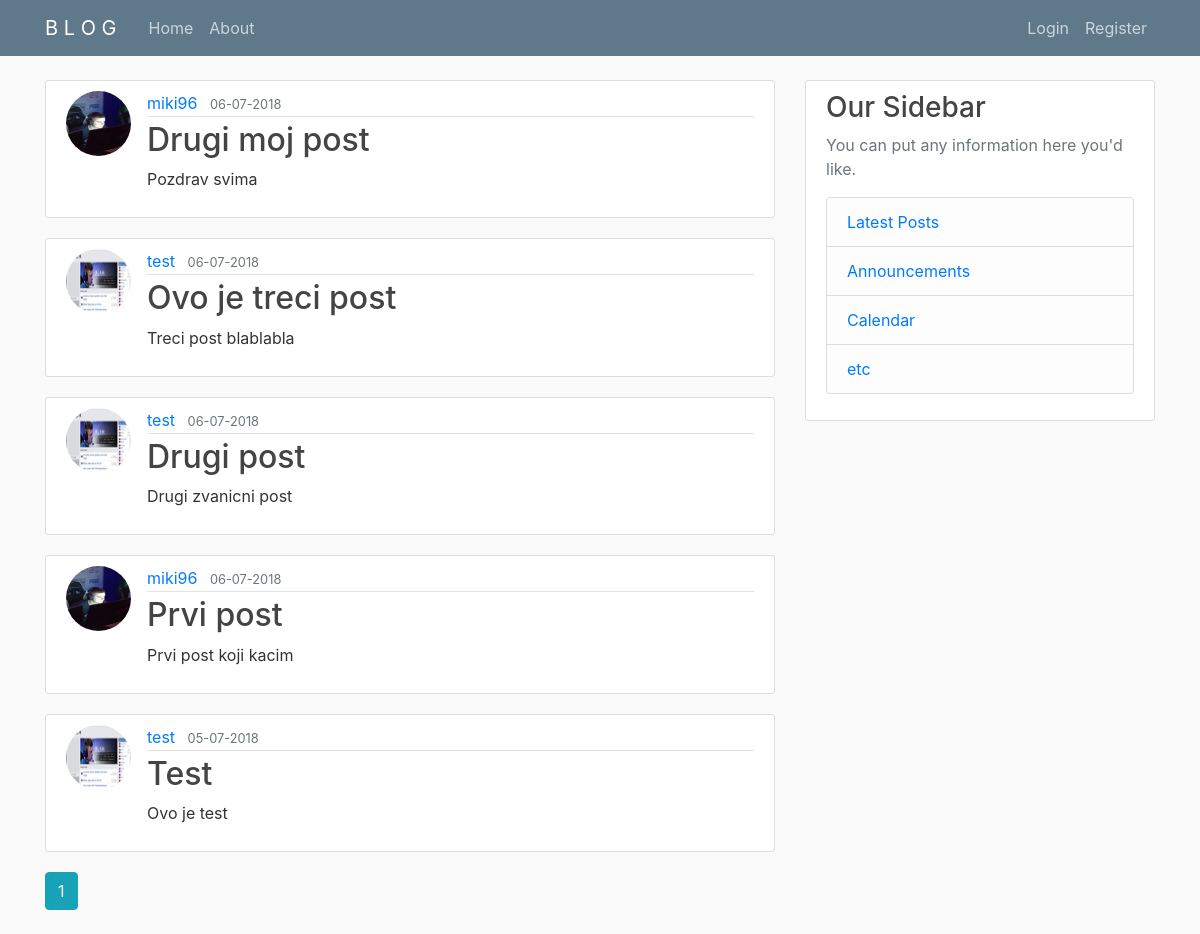
/home, run on an earlier commit of the app's database.
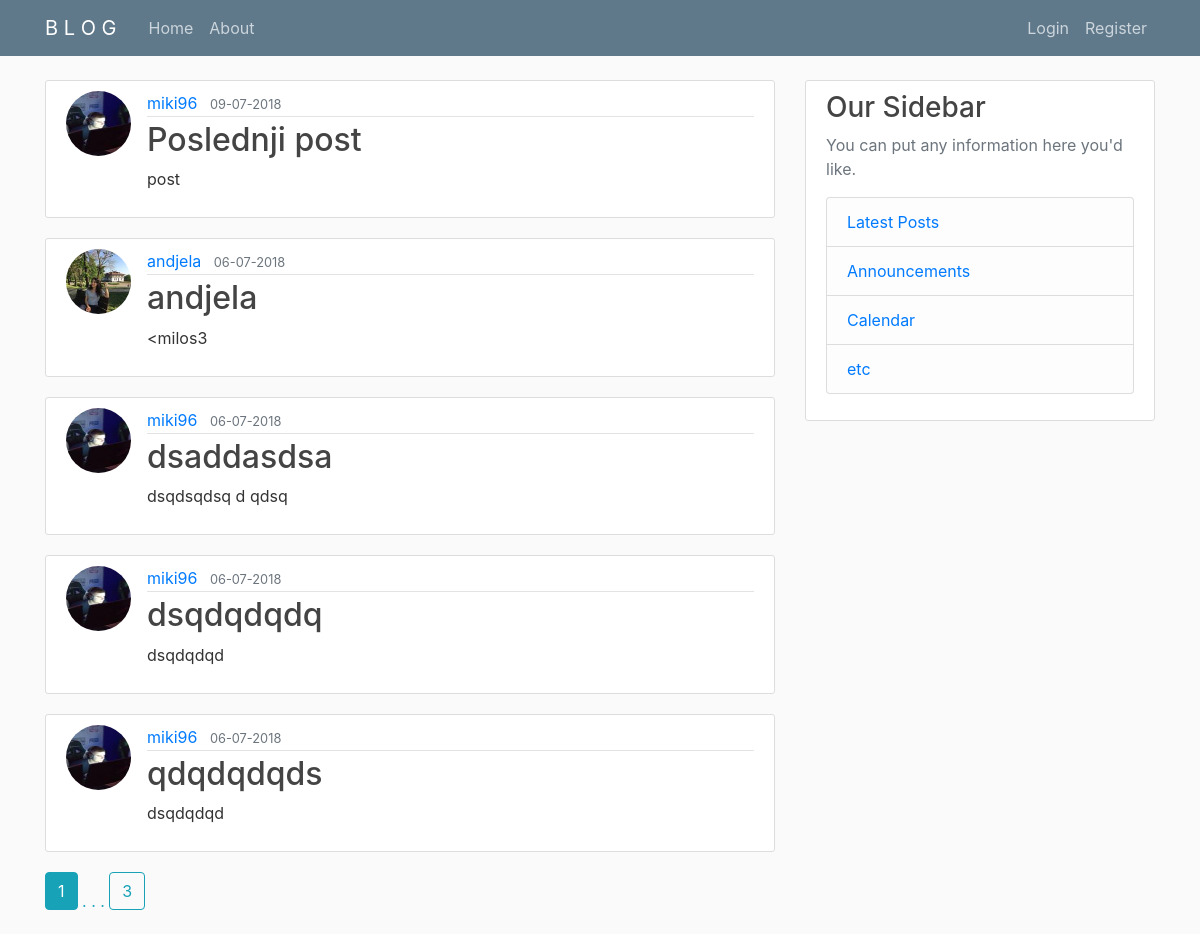
And on a later commit of the database.
### flaskblog/models.py (models this page shows, shortened)
class Post(db.Model):
    id = db.Column(db.Integer, primary_key=True)
    title = db.Column(db.String(100), nullable=False)
    date_posted = db.Column(db.DateTime, nullable=False, default=datetime.utcnow)
    content = db.Column(db.Text, nullable=False)
    user_id = db.Column(db.Integer, db.ForeignKey('user.id'),nullable=False)

class User(db.Model, UserMixin):
    id = db.Column(db.Integer, primary_key=True)
    username = db.Column(db.String(20), unique=True, nullable=False)
    email = db.Column(db.String(120), unique=True, nullable=False)
    image_file = db.Column(db.String(20), nullable=False, default='default.jpg')
    password = db.Column(db.String(60),nullable=False)
    posts = db.relationship('Post', backref='author', lazy=True)

### flaskblog/main/routes.py (the view)
@main.route("/")
@main.route("/home")
def home():
    page = request.args.get('page',1,type=int)#type int will raise ValueError if sb enters not int
    posts = Post.query.order_by(Post.date_posted.desc()).paginate(page=page,per_page=5) #proveru u browseru vrsimo unosom npr: localhost:5000/?page=3
    return render_template('home.html',posts=posts,title='Home')

### flaskblog/templates/home.html
{% extends "layout.html" %} {% block content %}
{% for post in posts.items %}
<article class="media content-section">
  <img src="{{ url_for('static',filename='profile_pics/' + post.author.image_file) }}" class="rounded-circle article-img">
  <div class="media-body">
    <div class="article-metadata">
      <a class="mr-2" href="{{url_for('users.user_page',username=post.author.username)}}">{{ post.author.username }}</a>
      <small class="text-muted">{{ post.date_posted.strftime('%d-%m-%Y') }}</small>
    </div>
    <h2>
      <a class="article-title" href="{{ url_for('posts.post',post_id=post.id) }}">{{ post.title }}</a>
    </h2>
    <p class="article-content">{{ post.content }}</p>
  </div>
</article>
{% endfor %}
  {% for page_num in posts.iter_pages(left_edge=1,right_edge=1,left_current=1,right_current=1) %}
    {% if page_num %}
      {% if posts.page == page_num %}
        <a class="btn btn-info mb-4" href="{{url_for('main.home',page=page_num)}}">{{ page_num }}</a>
      {% else %}
        <a class="btn btn-outline-info mb-4" href="{{url_for('main.home',page=page_num)}}">{{ page_num }}</a>
      {% endif %}
    {% else %}
      <span class="text-info">. . .</span>
    {% endif %}
  {% endfor %}
{% endblock content %}

What changed in the data, as far as the page shows it:
no longer on this page (row unchanged): Post: image_file (picture), author.username "miki96", date_posted "06-07-2018", title "Drugi moj post", content "Pozdrav svima"
no longer on this page (row unchanged): Post: image_file (picture), author.username "test", date_posted "06-07-2018", title "Ovo je treci post", content "Treci post blablabla"
no longer on this page (row unchanged): Post: image_file (picture), author.username "test", date_posted "06-07-2018", title "Drugi post", content "Drugi zvanicni post"
no longer on this page (row unchanged): Post: image_file (picture), author.username "miki96", date_posted "06-07-2018", title "Prvi post", content "Prvi post koji kacim"
no longer on this page (row unchanged): Post: image_file (picture), author.username "test", date_posted "05-07-2018", title "Test", content "Ovo je test"
added Post: image_file (picture), author.username "miki96", date_posted "09-07-2018", title "Poslednji post", content "post"
added Post: image_file (picture), author.username "andjela", date_posted "06-07-2018", title "andjela", content "<milos3"
added Post: image_file (picture), author.username "miki96", date_posted "06-07-2018", title "dsaddasdsa", content "dsqdsqdsq d qdsq"
added Post: image_file (picture), author.username "miki96", date_posted "06-07-2018", title "dsqdqdqdq", content "dsqdqdqd"
added Post: image_file (picture), author.username "miki96", date_posted "06-07-2018", title "qdqdqdqds", content "dsqdqdqd"
Also different on the page:
new list line: "3"
